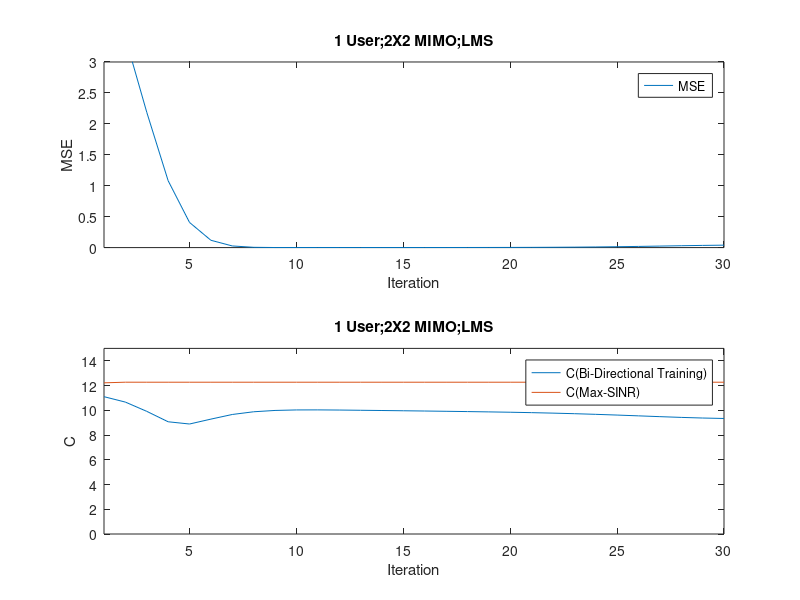

Write MATLAB code to recreate this figure.
%2 user, 2X2 MIMO Channel
%Turn Off Private Channel 
%calculate MSE
clc
clear

H=[randn(1,1)+1i*randn(1,1) randn(1,1)+1i*randn(1,1);randn(1,1)+1i*randn(1,1) randn(1,1)+1i*randn(1,1)];

v=[0;0];
g=[1;1];
g_w=[1;1]
g=g/norm(g);
g_w=g_w/norm(g_w);

sigma = sqrt(10^(-3));
StepSize = 10^(-3);

R=H*H'+sigma^2*eye(2);
2/max(eig(R));


xf = zeros(1,10^(7));
MSE = zeros(1,10^(7));
LS_LMS = zeros(1,10^(7));
MMSE = zeros(1,10^(7));
C = zeros(1,10^(7));
C_Wiener = zeros(1,10^(7));
SINR_know_stat = zeros(1,10^(7));
SINR_without_stat= zeros(1,10^(7));

Realization = 1;
TrainingLength = 20; %TrainingLength


    for R = 1:Realization
    
    R    
        
    v=[0;0];
    g=[1;1];
    g_w=[1;1];
    g=g/norm(g);
    g_w=g_w/norm(g_w);
    H=[randn(1,1)+1i*randn(1,1) randn(1,1)+1i*randn(1,1);randn(1,1)+1i*randn(1,1) randn(1,1)+1i*randn(1,1)];

        for iteration = 1:30

            iteration;

            for loop=1:iteration

                
                    g=g/norm(g);
                    g_w=g_w/norm(g_w);

                    %Backward Training
                    for iter1 = 1:TrainingLength

                            if rand-0.5 >= 0
                                        xb(iter1) = 1;
                                    else
                                        xb(iter1) = -1;
                            end

                            yb = H.'*g*xb(iter1)+sigma*(1/sqrt(2))*[randn(1,1)+1i*randn(1,1);randn(1,1)+1i*randn(1,1)]; 
                       
                            v  = v+StepSize*yb*conj(xb(iter1)-v'*yb);
                            v_w = inv(H.'*g_w*g_w'*(H.')'+eye(2)*sigma^2)*H.'*g_w;

                    end

                    v=v/norm(v);
                    v_w=v_w/norm(v_w);

                    %Forward Training  
                    for iter2 = 1:TrainingLength

                            if rand-0.5 >= 0
                                        xf(iter2) = 1;
                                    else
                                        xf(iter2) = -1;
                            end

                            yf = H*( v*xf(iter2) )+ sigma*(1/sqrt(2))*[(randn(1,1)+1i*randn(1,1));(randn(1,1)+1i*randn(1,1))]; 
                            g = g+StepSize*yf*conj(xf(iter2)-g'*yf);
                            g_w = inv(H*v_w*v_w'*H'+eye(2)*sigma^2)*H*v_w;
                      
                            
                            

            end 
            end

            MSE(iteration) = MSE(iteration) + real(  1-v'*H'*g-(v'*H'*g)'+g'*eye(2)*(sigma^2)*g+(v'*H'*g)'*(v'*H'*g) )/Realization;
            SINR_without_stat(iteration)= SINR_without_stat(iteration) + norm(( g'*H*v ))^2/norm( g'*eye(2)*sigma^2*g )/Realization; 
            SINR_know_stat(iteration)= SINR_know_stat(iteration)+norm(( g_w'*H*v_w ))^2/norm( g_w'*eye(2)*sigma^2*g_w )/Realization; 
            MMSE(iteration) = real(   1-v'*H'* inv(H*v*v'*H'+eye(2)*sigma^2)*H*v);
            
        end    
end
   

n=1:iteration;

subplot(2,1,1)
plot(n,MSE(n))
legend('MSE')
xlabel('Iteration')
ylabel('MSE')
title('1 User;2X2 MIMO;LMS')
axis([1 iteration 0 3])

subplot(2,1,2)
plot(   n,log2(1+SINR_without_stat(n)),n,log2(1+SINR_know_stat(n)))
legend('C(Bi-Directional Training)','C(Max-SINR)')
xlabel('Iteration')
ylabel('C')
title('1 User;2X2 MIMO;LMS')
axis([1 iteration 0 15])
